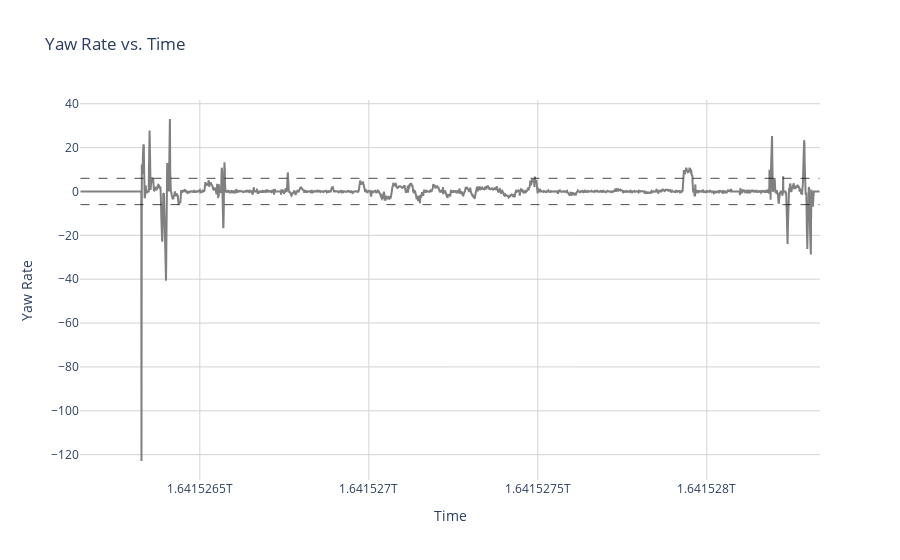

Notebook source saved alongside this figure:
### Code cell
# Example usage:
trip_id = 100202022010732906 #104202022010793621  # Replace with the desired trip ID
analyze_trip(data, trip_id)

### Figure 1 — Plotly figure (JSON) as saved in the notebook; plotly's stock layout.template omitted (floating-point values rounded to 4 significant figures; data arrays with more than 128 entries replaced by an {"elided": "..."} marker saying what was removed)
{"data": [{"line": {"color": "gray", "width": 2}, "mode": "lines", "name": "Yaw Rate", "type": "scatter", "x": {"elided": "4368 int values"}, "y": {"elided": "4368 float values"}}], "layout": {"legend": {"font": {"size": 12}, "title": {"text": "Brake Status"}}, "plot_bgcolor": "white", "shapes": [{"line": {"color": "black", "dash": "dash", "width": 1}, "opacity": 0.7, "type": "line", "x0": 1641526146877, "x1": 1641528333477, "y0": 6, "y1": 6}, {"line": {"color": "black", "dash": "dash", "width": 1}, "opacity": 0.7, "type": "line", "x0": 1641526146877, "x1": 1641528333477, "y0": -6, "y1": -6}], "title": {"text": "Yaw Rate vs. Time"}, "xaxis": {"gridcolor": "lightgray", "showgrid": true, "title": {"text": "Time"}}, "yaxis": {"gridcolor": "lightgray", "showgrid": true, "title": {"text": "Yaw Rate"}}}}
